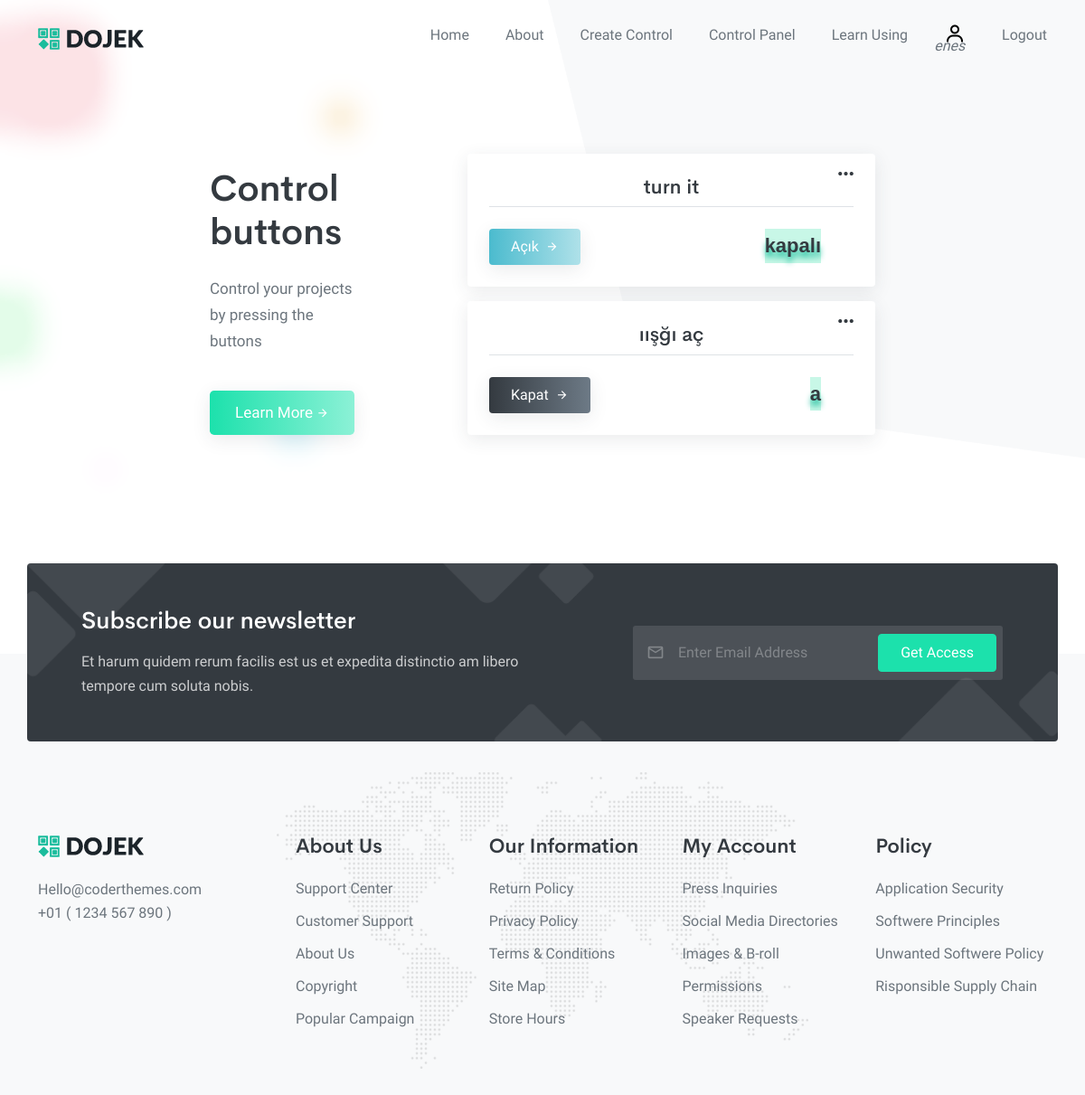
The app's page /control/ (signed in) with its own data.
### web/models.py (models this page shows, shortened)
class Workshop(models.Model):
    HARDWARE_TYPE = (
        ('1', 'NodeMCU'),
        ('2', 'ESP8266'),
    )
    IDE_TYPE = (
        ('1', 'Arduino IDE'),
        ('2', 'PlatformIO'),
        ('2', _('Other')),
    )
    BUTTON_COLOR_CHOICES=(
        ('btn-outline-success','primary-outline'),
        ('btn-gradient-success','primary-gradient'),
        ('btn-danger','danger'),
        ('btn-outline-danger','danger-outline'),
        ('btn-gradient-danger','danger-gradient'),
        ('btn-dark','dark'),
        ('btn-outline-dark','dark-outline'),
        ('btn-gradient-dark','dark-gradient'),
        ('btn-light','light'),
        ('btn-secondary','secondary'),
        ('btn-outline-secondary','secondary-outline'),
        ('btn-gradient-secondary','secondary-gradient'),
        ('btn-warning','warning'),
        ('btn-outline-warning','warning-outline'),
        ('btn-gradient-warning','warning-gradient'),
        ('btn-info','info'),
        ('btn-outline-info','info-outline'),
        ('btn-gradient-info','info-gradient'),
	)
    hardware = models.CharField(choices=HARDWARE_TYPE, max_length=1,default=HARDWARE_TYPE[0][0], null=True, blank=True)
    ide = models.CharField(choices=IDE_TYPE, max_length=1,default=IDE_TYPE[0][0], null=True, blank=True)
    user = models.ForeignKey(User, on_delete=models.CASCADE, related_name='workshop')
    date_added = models.DateTimeField(auto_now_add=True)
    wifi = models.ForeignKey(Wifie, on_delete=models.CASCADE)
    secret_key = models.CharField(max_length=25)
    url = models.CharField(max_length=100)
    actname = models.CharField(max_length=150)
    def_resp = models.CharField(max_length=150)
    expected_resp = models.CharField(max_length=150)
    current_resp = models.CharField(max_length=150, null=True, blank=True)
    is_fixed = models.BooleanField(default=False)
    duration = models.IntegerField(default=0, help_text=_("turns default in seconds"))
    usage_count = models.IntegerField(default=0)
    button_color = models.CharField(choices=BUTTON_COLOR_CHOICES, max_length=30, default=BUTTON_COLOR_CHOICES[2][0])
    last_used = models.DateTimeField(auto_now_add=True)
    class Meta:
        verbose_name = _('Workshop')
        verbose_name_plural = _('Workshops')
    def btns():
        list = []
        for i in Workshop.BUTTON_COLOR_CHOICES:
            list.append(i[0])
        return list

### web/views.py (the view, shortened to what this page needs)
# urls.py: path('control/', views.control_panel, name='control_panel'),
@login_required
def control_panel(request):
    workshops = Workshop.objects.filter(user=request.user).order_by('-usage_count')
    btns = Workshop.btns
    return render(request, 'web/controls.html', {'workshops':workshops, 'btns':btns})

### templates/web/controls.html (shortened to what this page needs)
{% extends 'base.html' %}
{% load static %}
{% load i18n %}
{% block content %}
<section class="hero-5" id="home">
    <div class="container">
        <div class="row align-items-center justify-content-center">
            <div id="main" class="col-lg-2">
                <h1 id="main_title" class="mb-4 display-6 fw-semibold noselect">{% translate "Control buttons" %} </h1>
                <p id="main_p" class="text-muted fs-17 noselect">{% if request.user.is_authenticated %}{% if request.user.workshop %}{% translate "Control your projects by pressing the buttons"%} {% else %}{% translate "Create your worksop. But first take a look to the documentation." %} {% endif %}{% else %}  {% translate "Register an account, define your url in your Arduino/NodeMCU IDE. That's it!" %}{% endif %}</p>
                <a href="{% url 'docs' %}" id="learn_btn" class="btn btn-lg btn-gradient-success mt-4 mb-4 mb-lg-0">{% translate "Learn More"  %}<i class="mdi mdi-arrow-right fs-14 ms-1"></i></a>
            </div>
            {% if request.user.is_authenticated %}
            <div class="col-md-8 col-lg-5 offset-lg-1">
                {% for workshop in workshops %}
                <div class="card mb-3" id="card" data-card="{{forloop.counter}}" data-workshop-id-card="{{ workshop.id }}">
                    <div class="card-body p-4 ">
                        <i class='bx bx-dots-horizontal-rounded dots' id="dots" data-dot="{{forloop.counter}}"></i>
                        <h5 id="wifi_h5" class="border-bottom text-center fs-22 pb-2 mb-4 noselect">{{workshop.actname}}</h5>
                        <p id="response" class="response">{{workshop.current_resp}}</p>
                        <a data-workshop-id="{{ workshop.id }}" data-workshop-def="{{ workshop.def_resp }}" data-workshop-exp="{{ workshop.expected_resp }}" class="btn btn-md {{workshop.button_color}} mt-0 mb-4 mb-lg-0 wake">{%if workshop.current_resp == workshop.expected_resp%} {{workshop.def_resp|title}}{% else %} {{workshop.expected_resp|title}} {% endif %} <i class="mdi mdi-arrow-right fs-14 ms-1"></i></a>
                        <br><a id="set-color" class="set-color" title="{% translate 'Changing the colors can help you to personalize the button (Will help you to detect fast)' %}">Change color </a>
                    </div>
                    </div>
                {% endfor %}
            {% else %}
            <a href="{% url 'signup' %}"  class="btn btn-lg btn-gradient-success mt-4 mb-4 mb-lg-0">{% translate "Sign-Up"  %}<i class="mdi mdi-arrow-right fs-14 ms-1"></i></a>
            {% endif %}
        </div>
    </div>
 </section>
{% endblock content %}

### templates/base.html (shortened to what this page needs)
{% load static %}
<!DOCTYPE html>
<html lang="en" class="no-js">
    <head>
        <link href='https://unpkg.com/boxicons@2.1.2/css/boxicons.min.css' rel='stylesheet'>
        <link rel="stylesheet" href="{% static 'css/mklb.css' %}" type="text/css" />
        <link rel="stylesheet" href="{% static 'css/swiper-bundle.min.css' %}" type="text/css" />
        <link rel="stylesheet" type="text/css" href="{% static 'css/materialdesignicons.min.css' %}" />
        <link rel="stylesheet" href="{% static 'css/bootstrap.min.css' %}" type="text/css" />
        <link rel="stylesheet" type="text/css" href="{% static 'css/style.css' %}" />
    </head>
    <body data-bs-spy="scroll" data-bs-target=".navbar" data-bs-offset="60">
        <nav class="navbar navbar-expand-lg fixed-top navbar-custom sticky-dark" id="navbar-sticky">
            <div class="container">
                <a class="logo text-uppercase" href="/">
                    <img src="{% static 'images/logo-dark.png' %}" alt="" />
                </a>
                <div class="collapse navbar-collapse" id="navbarCollapse">
                    <ul class="navbar-nav ms-auto navbar-center" id="mySidenav">
                        <li class="nav-item">
                            <a href="{% url 'home' %}" class="nav-link">Home</a>
                        </li>
                        <li class="nav-item">
                            <a href="#about" class="nav-link">About</a>
                        </li>
                        {% if request.user.is_authenticated %}
                        <li class="nav-item">
                            <a href="{% url 'config' %}" class="nav-link">Create Control</a>
                        </li>
                        <li class="nav-item">
                            <a href="{% url 'control_panel' %}" class="nav-link">Control Panel</a>
                        </li>
                        {% endif %}
                        <li class="nav-item">
                            <a href="{% url 'docs' %}" class="nav-link">Learn Using</a>
                        </li>
                        {% if request.user.is_authenticated %}
                        <li title="{{request.user.username}}" class="nav-item mb-1">
                            <a href="{% url 'profile' %}"  class="nav-link icon-link"><i class='bx bx-user icon-link'></i><i id="username_in_menu" style="text-decoration:none;position:absolute;left:-45%;top:18px;">{{request.user.username}}</i></a>
                        </li>
                        <li title="{{request.user.username}}" class="nav-item">
                            <a href="{% url 'logout' %}" class="nav-link">Logout</a>
                        </li>
                        {% else %}
                        <li class="nav-item">
                            <a href="/login" class="nav-link">Login</a>
                        </li>
                        {% endif %}
                    </ul>
                </div>
            </div>
        </nav>
{% block content %}
{% endblock content %}
<br>
<br>
<br>
<br>
        <section class="footer {% if request.user.profile.dark_mode %}bg-dark text-white{% else %}bg-light{% endif %}">
            <div class="cta-content">
                <div class="container">
                    <div class="row bg-dark cta-bg p-5 rounded align-items-center">
                        <div class="col-lg-6">
                            <h3 class="text-white fs-26 mb-3">Subscribe our newsletter</h3>
                            <p class="text-white opacity-75 mb-4 mb-lg-0">Et harum quidem rerum facilis est us et expedita distinctio am libero tempore cum soluta nobis.</p>
                        </div>
                        <div class="col-lg-5 offset-lg-1">
                            <div class="subscribe-form">
                                <i class="mdi mdi-email-outline form-icon"></i>
                                <input type="email" class="form-control" id="exampleFormControlInput1" placeholder="Enter Email Address" />
                                <a href="javascript:void(0);" class="btn btn-primary form-btn">Get Access</a>
                            </div>
                        </div>
                    </div>
                </div>
            </div>
            <div class="container">
                <div class="row">
                    <div class="col-lg-3 text-center text-lg-start">
                        <div class="footer-logo mb-4">
                            <a href="#">
                                <img src="{% static 'images/logo-dark.png' %}" alt="" />
                            </a>
                        </div>
                        <a href="#" class="text-muted">Hello@coderthemes.com</a>
                        <p class="text-muted">+01 ( 1234 567 890 )</p>
                    </div>
                    <div class="col-lg-9">
                        <div class="row">
                            <div class="col-sm-6 col-md-3">
                                <h5 class="fs-22 mb-3 fw-semibold">About Us</h5>
                                <ul class="list-unstyled footer-nav">
                                    <li><a href="javascript:void(0);" class="footer-link">Support Center</a></li>
                                    <li><a href="javascript:void(0);" class="footer-link">Customer Support</a></li>
                                    <li><a href="javascript:void(0);" class="footer-link">About Us</a></li>
                                    <li><a href="javascript:void(0);" class="footer-link">Copyright</a></li>
                                    <li><a href="javascript:void(0);" class="footer-link">Popular Campaign</a></li>
                                </ul>
                            </div>
                            <div class="col-sm-6 col-md-3">
                                <h5 class="fs-22 mb-3 fw-semibold">Our Information</h5>
                                <ul class="list-unstyled footer-nav">
                                    <li><a href="javascript:void(0);" class="footer-link">Return Policy</a></li>
                                    <li><a href="javascript:void(0);" class="footer-link">Privacy Policy</a></li>
                                    <li><a href="javascript:void(0);" class="footer-link">Terms & Conditions</a></li>
                                    <li><a href="javascript:void(0);" class="footer-link">Site Map</a></li>
                                    <li><a href="javascript:void(0);" class="footer-link">Store Hours</a></li>
                                </ul>
                            </div>
                            <div class="col-sm-6 col-md-3">
                                <h5 class="fs-22 mb-3 fw-semibold">My Account</h5>
                                <ul class="list-unstyled footer-nav">
                                    <li><a href="javascript:void(0);" class="footer-link">Press Inquiries</a></li>
                                    <li><a href="javascript:void(0);" class="footer-link">Social Media Directories</a></li>
                                    <li><a href="javascript:void(0);" class="footer-link">Images & B-roll</a></li>
                                    <li><a href="javascript:void(0);" class="footer-link">Permissions</a></li>
                                    <li><a href="javascript:void(0);" class="footer-link">Speaker Requests</a></li>
                                </ul>
                            </div>
                            <div class="col-sm-6 col-md-3">
                                <h5 class="fs-22 mb-3 fw-semibold">Policy</h5>
                                <ul class="list-unstyled footer-nav">
                                    <li><a href="javascript:void(0);" class="footer-link">Application Security</a></li>
                                    <li><a href="javascript:void(0);" class="footer-link">Softwere Principles</a></li>
                                    <li><a href="javascript:void(0);" class="footer-link">Unwanted Softwere Policy</a></li>
                                    <li><a href="javascript:void(0);" class="footer-link">Risponsible Supply Chain</a></li>
                                </ul>
                            </div>
                        </div>
                    </div>
                </div>
            </div>
        </section>
    </body>
</html>

### templates/web/controls.html (style rules this page uses)
.noselect { -webkit-touch-callout: none; -webkit-user-select: none; -khtml-user-select: none; -moz-user-select: none; -ms-user-select: none; user-select: none; }
.response { position: absolute; right: 60px; font-size: 22px; text-shadow: 0px 6px 6px #13ba99; font-weight: bold; font-family: 'Cerebri Sans', sans-serif; background-color: #c8f7e7; }
#dots { font-size: 25px; position: absolute; right: 20px; top: 10px; cursor:pointer; }

### records on screen
Workshop: actname "turn it", current_resp "kapalı", expected_resp "Açık"
Workshop: actname "ıışğı aç", current_resp "a", def_resp "Kapat"

### other values on screen
{{ request.user.username }} "enes"
